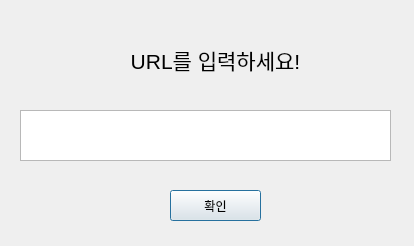
<?xml version="1.0" encoding="UTF-8"?>
<ui version="4.0">
 <class>Dialog</class>
 <widget class="QDialog" name="Dialog">
  <property name="geometry">
   <rect>
    <x>0</x>
    <y>0</y>
    <width>414</width>
    <height>246</height>
   </rect>
  </property>
  <property name="windowTitle">
   <string>Dialog</string>
  </property>
  <property name="styleSheet">
   <string notr="true"/>
  </property>
  <widget class="QPushButton" name="ok">
   <property name="geometry">
    <rect>
     <x>170</x>
     <y>190</y>
     <width>91</width>
     <height>31</height>
    </rect>
   </property>
   <property name="styleSheet">
    <string notr="true">
font: 12pt &quot;12롯데마트드림Medium&quot;;
</string>
   </property>
   <property name="text">
    <string>확인</string>
   </property>
  </widget>
  <widget class="QTextEdit" name="edit">
   <property name="geometry">
    <rect>
     <x>20</x>
     <y>110</y>
     <width>371</width>
     <height>51</height>
    </rect>
   </property>
  </widget>
  <widget class="QLabel" name="info">
   <property name="geometry">
    <rect>
     <x>80</x>
     <y>40</y>
     <width>271</width>
     <height>41</height>
    </rect>
   </property>
   <property name="styleSheet">
    <string notr="true">font: 9pt &quot;12롯데마트행복Bold&quot;;</string>
   </property>
   <property name="text">
    <string>&lt;html&gt;&lt;head/&gt;&lt;body&gt;&lt;p align=&quot;center&quot;&gt;&lt;span style=&quot; font-size:16pt;&quot;&gt;URL를 입력하세요!&lt;/span&gt;&lt;/p&gt;&lt;/body&gt;&lt;/html&gt;</string>
   </property>
   <property name="scaledContents">
    <bool>false</bool>
   </property>
   <property name="indent">
    <number>-1</number>
   </property>
  </widget>
 </widget>
 <resources/>
 <connections/>
</ui>
